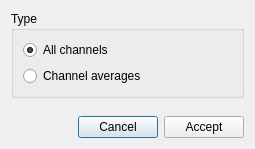
<?xml version="1.0" encoding="UTF-8"?>
<ui version="4.0">
 <class>outputOptions</class>
 <widget class="QDialog" name="outputOptions">
  <property name="geometry">
   <rect>
    <x>0</x>
    <y>0</y>
    <width>255</width>
    <height>149</height>
   </rect>
  </property>
  <property name="windowTitle">
   <string>Output options</string>
  </property>
  <layout class="QGridLayout" name="gridLayout">
   <item row="0" column="0">
    <widget class="QGroupBox" name="groupBoxType">
     <property name="title">
      <string>Type</string>
     </property>
     <layout class="QGridLayout" name="gridLayout_2">
      <item row="0" column="0">
       <widget class="QRadioButton" name="radioButtonAllChannels">
        <property name="text">
         <string>All channels</string>
        </property>
        <property name="checked">
         <bool>true</bool>
        </property>
       </widget>
      </item>
      <item row="1" column="0">
       <widget class="QRadioButton" name="radioButtonChannelAverages">
        <property name="text">
         <string>Channel averages</string>
        </property>
       </widget>
      </item>
     </layout>
    </widget>
   </item>
   <item row="2" column="0">
    <layout class="QHBoxLayout" name="horizontalLayout">
     <item>
      <spacer name="horizontalSpacer">
       <property name="orientation">
        <enum>Qt::Horizontal</enum>
       </property>
       <property name="sizeHint" stdset="0">
        <size>
         <width>40</width>
         <height>20</height>
        </size>
       </property>
      </spacer>
     </item>
     <item>
      <widget class="QPushButton" name="pushButtonCancel">
       <property name="text">
        <string>Cancel</string>
       </property>
      </widget>
     </item>
     <item>
      <widget class="QPushButton" name="pushButtonAccept">
       <property name="text">
        <string>Accept</string>
       </property>
      </widget>
     </item>
    </layout>
   </item>
   <item row="1" column="0">
    <spacer name="verticalSpacer">
     <property name="orientation">
      <enum>Qt::Vertical</enum>
     </property>
     <property name="sizeHint" stdset="0">
      <size>
       <width>20</width>
       <height>40</height>
      </size>
     </property>
    </spacer>
   </item>
  </layout>
 </widget>
 <resources/>
 <connections>
  <connection>
   <sender>pushButtonCancel</sender>
   <signal>clicked()</signal>
   <receiver>outputOptions</receiver>
   <slot>reject()</slot>
   <hints>
    <hint type="sourcelabel">
     <x>293</x>
     <y>155</y>
    </hint>
    <hint type="destinationlabel">
     <x>18</x>
     <y>131</y>
    </hint>
   </hints>
  </connection>
  <connection>
   <sender>pushButtonAccept</sender>
   <signal>clicked()</signal>
   <receiver>outputOptions</receiver>
   <slot>accept()</slot>
   <hints>
    <hint type="sourcelabel">
     <x>384</x>
     <y>155</y>
    </hint>
    <hint type="destinationlabel">
     <x>47</x>
     <y>149</y>
    </hint>
   </hints>
  </connection>
 </connections>
</ui>
